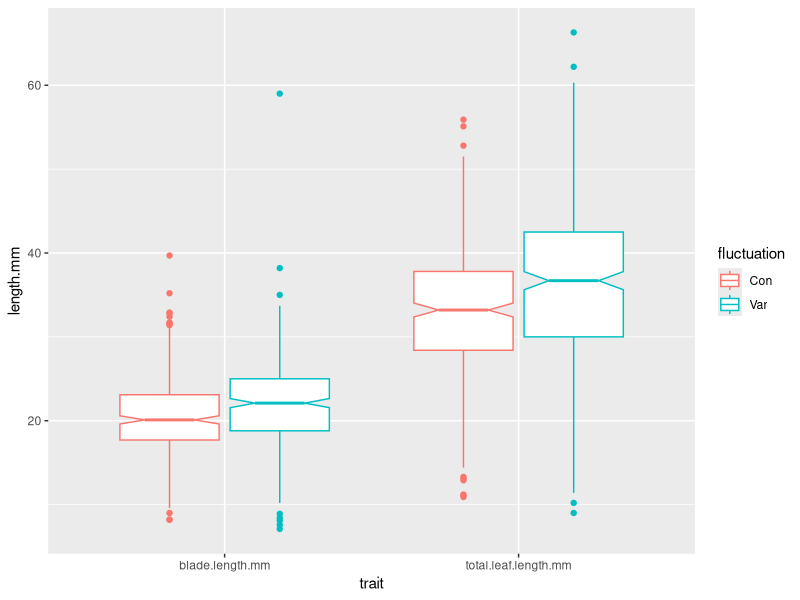
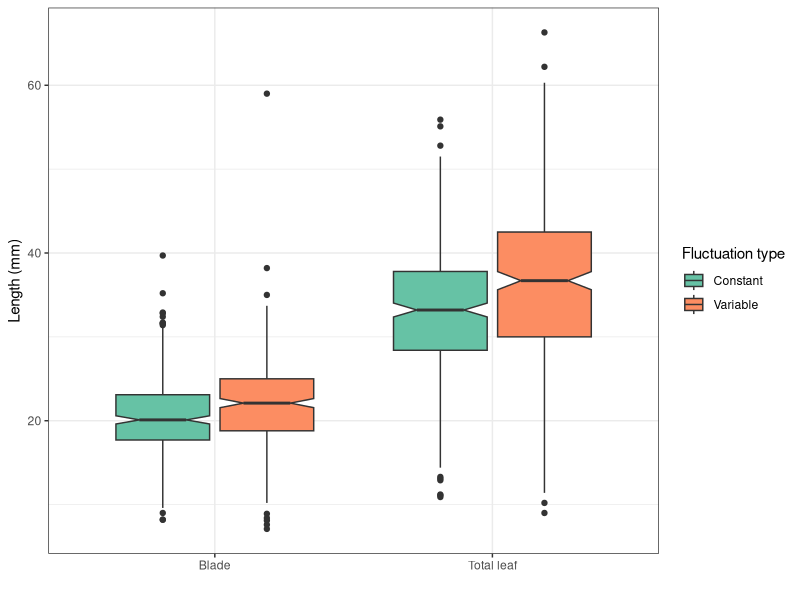
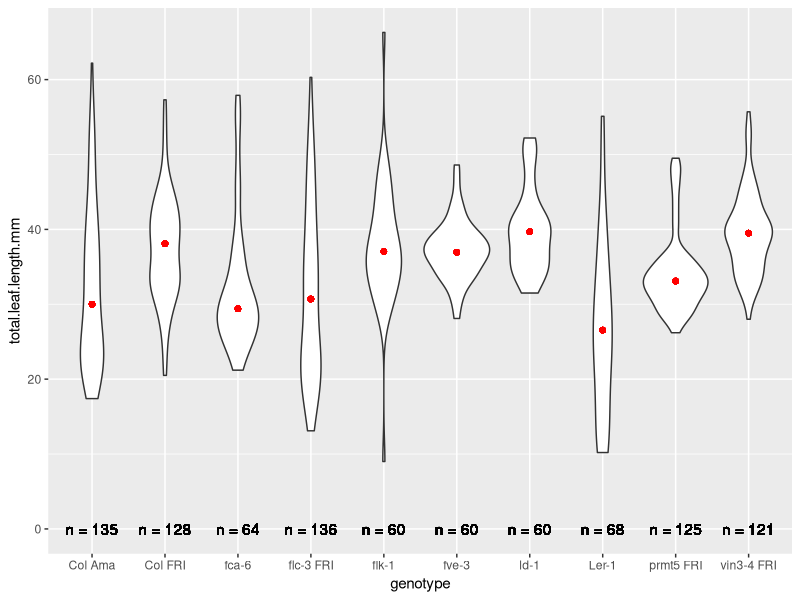
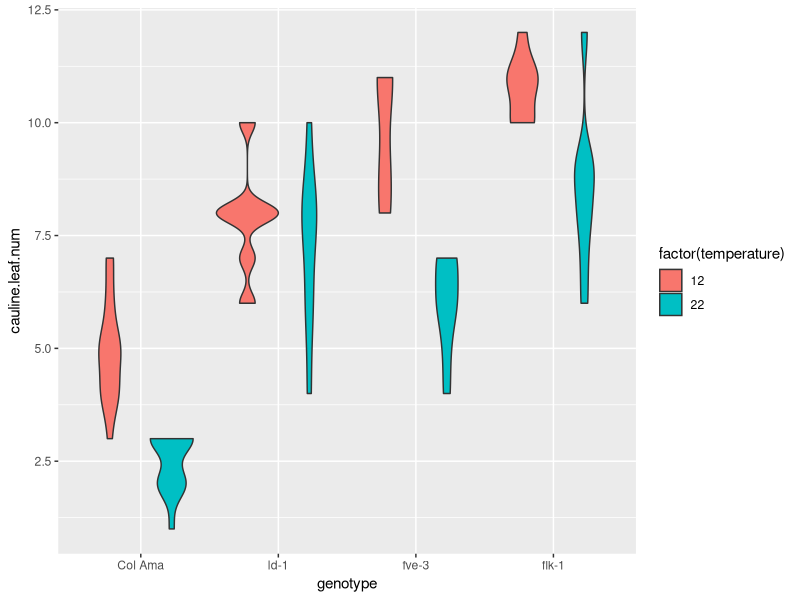
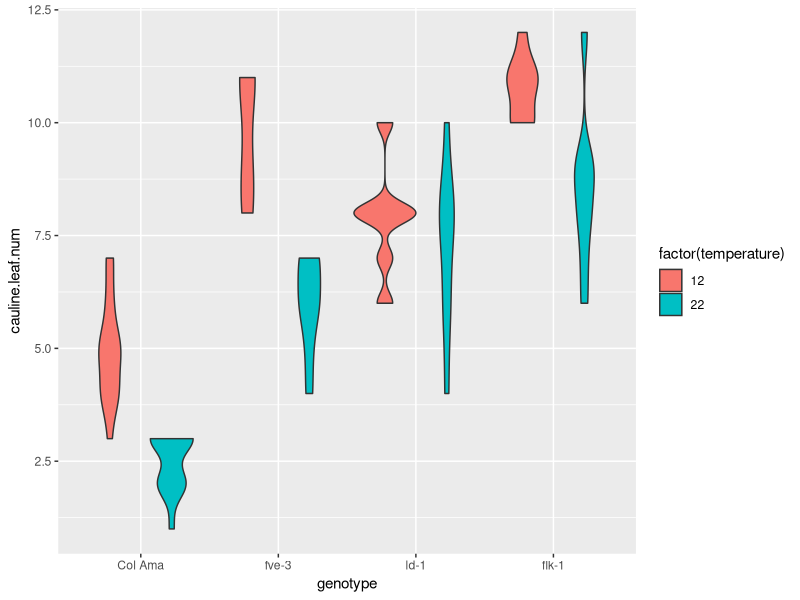

R code for these plots, in order:
## ---- chunk 1
knitr::opts_chunk$set(echo = TRUE)
## ---- chunk 2

library(tidyverse)

expt1 <- read_tsv("../data/burghardt_et_al_2015_expt1.txt")
## ---- chunk 3

pivot_longer(expt1, names_to = "trait", values_to ="length.mm", 
            cols = c(blade.length.mm, total.leaf.length.mm)) %>% 
  ggplot(aes(x=trait, y=length.mm, color=fluctuation)) +
  geom_boxplot(notch=TRUE)

## ---- chunk 4

pivot_longer(expt1, names_to = "trait", values_to ="length.mm", 
            cols = c(blade.length.mm, total.leaf.length.mm)) %>% 
  ggplot(aes(x=trait, y=length.mm, fill=fluctuation)) +
  geom_boxplot(notch = TRUE) +
  scale_fill_brewer(palette = "Set2", labels = c("Con"="Constant", "Var"="Variable"), 
                    name="Fluctuation type") +
  theme_bw() +
  scale_x_discrete(name="",labels=c("blade.length.mm"="Blade","total.leaf.length.mm"="Total leaf")) +
  ylab("Length (mm)")

## ---- chunk 5

group_by(expt1, genotype, day.length) %>% 
  summarise(mediane.blade.length.mm=median(blade.length.mm, na.rm = TRUE),
            ecart.type.blade.length.mm=sd(blade.length.mm, na.rm = TRUE),
            mediane.total.leaf.length.mm=median(total.leaf.length.mm, na.rm = TRUE),
            ecart.type.total.leaf.length.mm=sd(total.leaf.length.mm, na.rm = TRUE),
            n.obs=n())
  
  

## ---- chunk 6

group_by(expt1, genotype, vernalization) %>% 
  summarise(average.blade.ratio=mean(blade.length.mm/total.leaf.length.mm, na.rm = TRUE),
            n.obs=n()) %>% 
  mutate(n.obs=paste("n=",n.obs))
  
  

## ---- chunk 7

group_by(expt1, genotype) %>% 
  summarise( mediane.total.leaf.length.mm=median(total.leaf.length.mm, na.rm = TRUE),
            n.obs=n()) %>% 
  mutate(n.obs=paste("n =",n.obs)) %>% 
  full_join(expt1, by="genotype") %>%
  ggplot(aes(x=genotype, y=total.leaf.length.mm)) +
  geom_violin() +
  geom_point(aes(x=genotype, y=mediane.total.leaf.length.mm), col="red") +
  geom_text(aes(label=n.obs, x=genotype, y=0))
  
  
  

## ---- chunk 8

# Ordonnez les génotypes dans l'ordre suivant: "Col Ama", "ld-1", "fve-3", "flk-1"

  filter(expt1, background=="Col" & fluctuation=="Con" & day.length==16) %>% 
  mutate(genotype = factor(genotype, levels = c("Col Ama", "ld-1", "fve-3", "flk-1"))) %>% 
  ggplot(aes(x=genotype, y=cauline.leaf.num, fill=factor(temperature))) +
  geom_violin()


# Ordonnez les génotypes dans l'ordre de la valeur de `cauline.leaf.num`

  filter(expt1, background=="Col" & fluctuation=="Con" & day.length==16) %>% 
  mutate(genotype = fct_reorder(genotype, cauline.leaf.num)) %>% 
  ggplot(aes(x=genotype, y=cauline.leaf.num, fill=factor(temperature))) +
  geom_violin()

